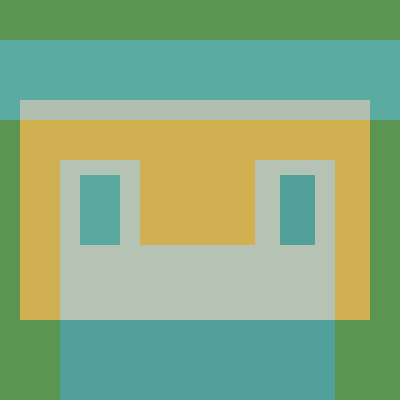
Frame 1 (no input)
Frame 60 (no input): identical to frame 1, image omitted
Frame 120 (the mouse pressed at the canvas centre since frame 60): identical to frame 1, image omitted

The p5.js sketch that drew this single still picture (run headless with seeded random() and noise() and a simulated clock; from frame 60 on, the mouse is pressed at the canvas centre):

// p5.js sketch
// ── sketch.js
function setup() {
  createCanvas(400, 400);
}
function draw() {
  fill(91, 149, 82);
  noStroke();
  rect(0,0,1000,1000);
  
  fill(90, 172, 162);
  noStroke();
  rect(0,40,1000,80);
  
  fill(176, 191, 176);
  noStroke();
  rect(20,100,350,200);
  
  fill(209, 176, 81);
  noStroke();
  rect(20,120,350,200);
  
  fill(181, 195, 181);
  noStroke();
  rect(60,160,275,200);
  
  fill(90, 169, 160);
  noStroke();
  rect(80,175,40,70);
  
  fill(209, 176, 81);
  noStroke();
  rect(140,140,115,105);
  
  fill(81, 160, 153);
  noStroke();
  rect(280,175,35,70);
  
  rect(60,320,275,250);
  
  
} 
